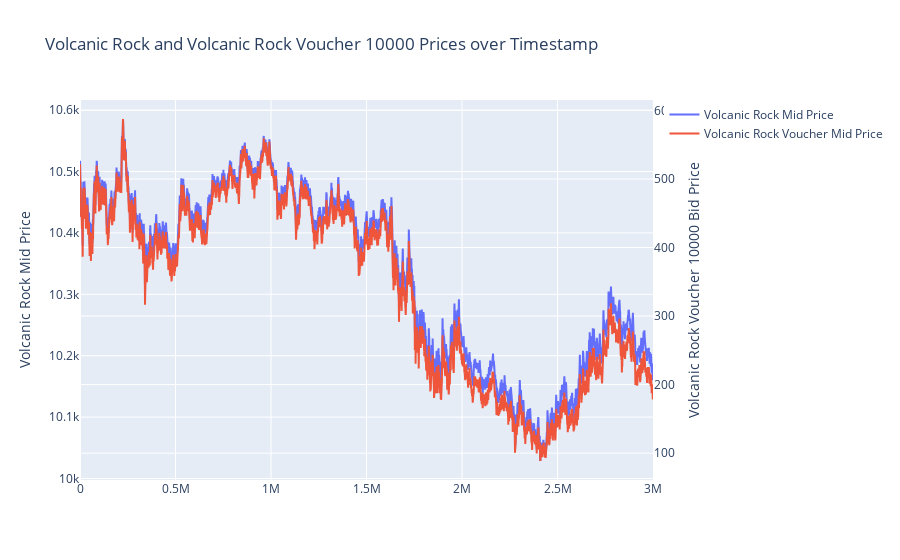

Write notebook code for a chart like this one.
### Code cell
fig = go.Figure()
fig.add_trace(go.Scatter(x=df_volcanic_rock['timestamp'], y=df_volcanic_rock['mid_price'], name='Volcanic Rock Mid Price'))
fig.add_trace(go.Scatter(x=df_volcanic_rock_voucher_10000['timestamp'], y=df_volcanic_rock_voucher_10000['mid_price'], name='Volcanic Rock Voucher Mid Price', yaxis='y2'))
fig.update_layout(title='Volcanic Rock and Volcanic Rock Voucher 10000 Prices over Timestamp', yaxis=dict(title='Volcanic Rock Mid Price'), yaxis2=dict(title='Volcanic Rock Voucher 10000 Bid Price', overlaying='y', side='right'))
fig.show()

### Figure 1 — Plotly figure (JSON) as saved in the notebook; plotly's stock layout.template omitted (floating-point values rounded to 4 significant figures; data arrays with more than 128 entries replaced by an {"elided": "..."} marker saying what was removed)
{"data": [{"name": "Volcanic Rock Mid Price", "type": "scatter", "x": {"elided": "30000 int values"}, "y": {"elided": "30000 float values"}}, {"name": "Volcanic Rock Voucher Mid Price", "type": "scatter", "x": {"elided": "30000 int values"}, "y": {"elided": "30000 float values"}, "yaxis": "y2"}], "layout": {"title": {"text": "Volcanic Rock and Volcanic Rock Voucher 10000 Prices over Timestamp"}, "yaxis": {"title": {"text": "Volcanic Rock Mid Price"}}, "yaxis2": {"overlaying": "y", "side": "right", "title": {"text": "Volcanic Rock Voucher 10000 Bid Price"}}}}
